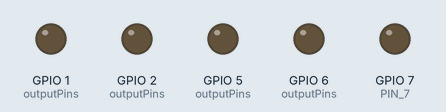
This program was run on a simulated ESP32-S3. Parts: output pins drawn as LEDs (lit = HIGH). WiFi joins after 1.5 s; servers stay silent unless stated; the local clock reads 2024-03-15 10:24:30 at power-on unless the program sets it. At 5.9 s the program puts the board to deep sleep or switches it off; the recording ends there.

Above: at 0.0 s.
At 2.6 s:
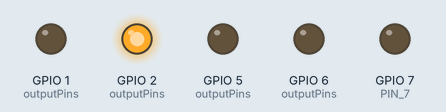
At 3.4 s:
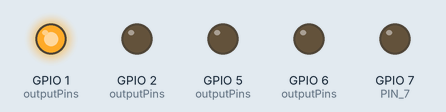
At 4.7 s:
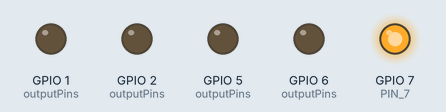
At 5.5 s:
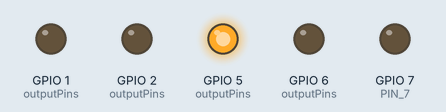
Timing chart, 0 to 5.9 s (numbered marks = the images above):
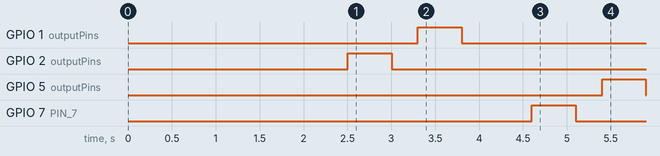

The program:

main.cpp
```cpp
#include "Display.cpp"
#include "secrets.h"
#include <WiFi.h>
#include <time.h>
#include <esp_sleep.h>

Display *display;

// WiFi credentials from secrets.h
const char *ssid = WIFI_SSID;
const char *password = WIFI_PASSWORD;

// NTP Server settings
const char *ntpServer = "pool.ntp.org";
const long gmtOffset_sec = GMT_OFFSET;
const int daylightOffset_sec = DAYLIGHT_OFFSET;

// RTC memory to persist across deep sleep
RTC_DATA_ATTR bool timeInitialized = false;
RTC_DATA_ATTR unsigned long lastNTPSync = 0;

void connectWiFi()
{

  WiFi.begin(ssid, password);

  int attempts = 0;
  while (WiFi.status() != WL_CONNECTED && attempts < 20)
  {
    delay(500);
    attempts++;
  }
}

void syncTimeWithNTP()
{

  connectWiFi();

  if (WiFi.status() == WL_CONNECTED)
  {
    configTime(gmtOffset_sec, daylightOffset_sec, ntpServer);

    // Wait for time to be set
    struct tm timeinfo;
    int attempts = 0;
    while (!getLocalTime(&timeinfo) && attempts < 10)
    {

      delay(500);
      attempts++;
    }

    if (attempts < 10)
    {

      timeInitialized = true;
      lastNTPSync = millis();

      // Display current time
      display->displayTime(timeinfo.tm_hour, timeinfo.tm_min);
    }

    // Disconnect WiFi to save power
    WiFi.disconnect(true);
    WiFi.mode(WIFI_OFF);
  }
}

uint64_t calculateSleepTime()
{
  struct tm timeinfo;
  if (!getLocalTime(&timeinfo))
  {
    // If time not available, sleep for 1 minute
    return 60ULL * 1000000ULL; // 1 minute in microseconds
  }

  // Calculate seconds until next minute
  int secondsUntilNextMinute = 60 - timeinfo.tm_sec;

  // Convert to microseconds
  return (uint64_t)secondsUntilNextMinute * 1000000ULL;
}

void setup()
{
  delay(1000);

  display = new Display();

  // Print wakeup reason
  esp_sleep_wakeup_cause_t wakeup_reason = esp_sleep_get_wakeup_cause();

  // Check if we need to sync time (once per day or first boot)
  unsigned long currentMillis = millis();
  bool needsSync = false;

  if (!timeInitialized)
  {
    needsSync = true;
  }
  else if (wakeup_reason == ESP_SLEEP_WAKEUP_TIMER)
  {
    // Check if 24 hours have passed since last sync
    // Note: millis() resets on deep sleep, so we use RTC memory
    if (lastNTPSync > 86400000)
    { // More than 24 hours in milliseconds

      needsSync = true;
      lastNTPSync = 0;
    }
    else
    {
      lastNTPSync += currentMillis;
    }
  }

  if (needsSync)
  {
    syncTimeWithNTP();
  }
  else
  {
    // Just display the current time
    struct tm timeinfo;
    if (getLocalTime(&timeinfo))
    {

      display->displayTime(timeinfo.tm_hour, timeinfo.tm_min);
    }
  }

  // Calculate sleep time until next minute
  uint64_t sleepTime = calculateSleepTime();

  // Configure timer wakeup
  esp_sleep_enable_timer_wakeup(sleepTime);

  // Enter deep sleep
  esp_deep_sleep_start();
}

void loop()
{
  // We never reach here because of deep sleep
}
```

BluetoothHandler.cpp
```cpp
#include <Arduino.h>
#include <BLEDevice.h>
#include <BLEUtils.h>
#include <BLEServer.h>

BLECharacteristic *pCharacteristic;
BLECharacteristic *pPinCharacteristic;

const int PIN_7 = 7;

class BluetoothHandler
{

    void setup()
    {
        pinMode(PIN_7, OUTPUT);
        digitalWrite(PIN_7, LOW);

        BLEDevice::init("ESP32-WebBLE");
        BLEServer *pServer = BLEDevice::createServer();

        BLEService *pService = pServer->createService("12345678-1234-1234-1234-1234567890ab");

        pCharacteristic = pService->createCharacteristic(
            "abcdefab-1234-5678-1234-abcdefabcdef",
            BLECharacteristic::PROPERTY_READ |
                BLECharacteristic::PROPERTY_WRITE);

        pCharacteristic->setValue("Hello from ESP32!");

        pPinCharacteristic = pService->createCharacteristic(
            "12345678-abcd-efab-cdef-1234567890ab",
            BLECharacteristic::PROPERTY_READ |
                BLECharacteristic::PROPERTY_WRITE);

        pPinCharacteristic->setValue("0");
        pService->start();

        BLEAdvertising *pAdvertising = BLEDevice::getAdvertising();
        pAdvertising->addServiceUUID("12345678-1234-1234-1234-1234567890ab");
        BLEDevice::startAdvertising();
    }

    void loop()
    {
        // Check for pin control commands
        std::string pinValue = pPinCharacteristic->getValue();
        if (pinValue.length() > 0)
        {
            if (pinValue[0] == '1')
            {
                digitalWrite(PIN_7, HIGH);
            }
            else if (pinValue[0] == '0')
            {
                digitalWrite(PIN_7, LOW);
            }
        }
        delay(100);
    }
};
```

Display.cpp
```cpp
#include <Arduino.h>

const int ENCODING_SIZE = 5;

typedef std::array<bool, ENCODING_SIZE> Encoding;

// Every duration is given in milliseconds
class Display
{
    int digitDuration = 500;
    int pauseBetweenDigits = 300;
    int pauseBetweenUnits = 800;
    int outputPins[ENCODING_SIZE] = {
        1,
        2,
        7,
        6,
        5,
    };
    Encoding errorEncoding = {1, 1, 1, 1, 1};
    Encoding digitEncodings[10] = {
        {1, 0, 0, 0, 0},
        {0, 1, 0, 0, 0},
        {0, 0, 1, 0, 0},
        {0, 0, 0, 1, 0},
        {0, 0, 0, 0, 1},
        {1, 0, 1, 0, 0},
        {0, 1, 0, 1, 0},
        {0, 0, 1, 0, 1},
        {1, 0, 0, 0, 1},
        {1, 0, 1, 0, 1},
    };

    Encoding *getDigitEncoding(int digit)
    {
        if (digit < 0 || digit > 9)
        {
            return &errorEncoding;
        }
        else
        {
            return &digitEncodings[digit];
        }
    }

    void initializeOutputPins()
    {
        for (auto outputPin : outputPins)
        {
            pinMode(outputPin, OUTPUT);
            digitalWrite(outputPin, LOW);
        }
    }

    std::string getEncodingString(Encoding encoding)
    {
        std::string result = "";
        for (auto i = 0; i < ENCODING_SIZE; i++)
        {
            auto value = encoding[i];
            result += std::to_string(value);
        }
        return result;
    }

public:
    Display()
    {
        initializeOutputPins();
    }

    void displayDigit(int digit)
    {
        auto encoding = getDigitEncoding(digit);
        displayEncoding(*encoding, digitDuration);
    }

    void clearOutput()
    {
        for (auto outputPin : outputPins)
        {
            digitalWrite(outputPin, LOW);
        }
    }

    void displayEncoding(Encoding encoding, int duration)
    {
        for (auto i = 0; i < ENCODING_SIZE; i++)
        {
            auto outputPin = outputPins[i];
            auto value = encoding[i] ? HIGH : LOW;
            digitalWrite(outputPin, value);
        }
        delay(duration);
        clearOutput();
    }

    void displayTime(int hours, int minutes)
    {
        // Display hours
        int hourTens = hours / 10;
        int hourOnes = hours % 10;

        if (hourTens > 0)
        {
            displayDigit(hourTens);
            delay(pauseBetweenDigits);
        }
        displayDigit(hourOnes);

        // Pause between hours and minutes
        delay(pauseBetweenUnits);

        // Display minutes
        int minuteTens = minutes / 10;
        int minuteOnes = minutes % 10;

        displayDigit(minuteTens);
        delay(pauseBetweenDigits);
        displayDigit(minuteOnes);
    }
};
```

secrets_example.h
```cpp
// WiFi credentials
#define WIFI_SSID "YourWiFiNetworkName"
#define WIFI_PASSWORD "YourWiFiPassword"

// Timezone settings
// GMT_OFFSET examples:
// UTC: 0
// EST: -18000 (UTC-5)
// PST: -28800 (UTC-8)
// CET: 3600 (UTC+1)
// JST: 32400 (UTC+9)
#define GMT_OFFSET -18000
#define DAYLIGHT_OFFSET 0
```

Measured:
- by itself, GPIO 1 (outputPins): LOW → HIGH at 3.3 s, → LOW 0.50 s later
- by itself, GPIO 2 (outputPins): LOW → HIGH at 2.5 s, → LOW 0.50 s later
- by itself, GPIO 5 (outputPins): LOW → HIGH at 5.4 s, → LOW 0.50 s later
- by itself, GPIO 7 (PIN_7): LOW → HIGH at 4.6 s, → LOW 0.50 s later
